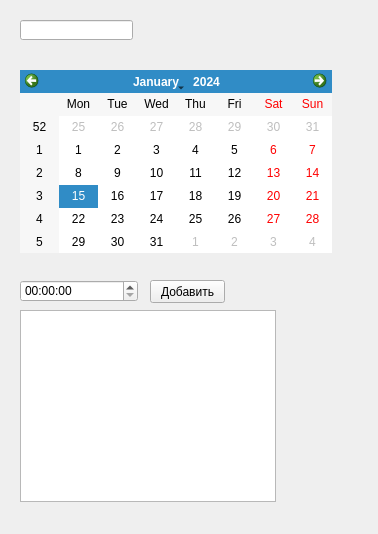
<?xml version="1.0" encoding="UTF-8"?>
<ui version="4.0">
 <class>Form</class>
 <widget class="QWidget" name="Form">
  <property name="geometry">
   <rect>
    <x>0</x>
    <y>0</y>
    <width>378</width>
    <height>534</height>
   </rect>
  </property>
  <property name="windowTitle">
   <string>Form</string>
  </property>
  <widget class="QPushButton" name="btn_add">
   <property name="geometry">
    <rect>
     <x>150</x>
     <y>280</y>
     <width>75</width>
     <height>23</height>
    </rect>
   </property>
   <property name="text">
    <string>Добавить</string>
   </property>
  </widget>
  <widget class="QTimeEdit" name="time_edit">
   <property name="geometry">
    <rect>
     <x>20</x>
     <y>280</y>
     <width>118</width>
     <height>22</height>
    </rect>
   </property>
  </widget>
  <widget class="QLineEdit" name="line_name">
   <property name="geometry">
    <rect>
     <x>20</x>
     <y>20</y>
     <width>113</width>
     <height>20</height>
    </rect>
   </property>
  </widget>
  <widget class="QListWidget" name="list_events">
   <property name="geometry">
    <rect>
     <x>20</x>
     <y>310</y>
     <width>256</width>
     <height>192</height>
    </rect>
   </property>
  </widget>
  <widget class="QCalendarWidget" name="calendar">
   <property name="geometry">
    <rect>
     <x>20</x>
     <y>70</y>
     <width>312</width>
     <height>183</height>
    </rect>
   </property>
  </widget>
 </widget>
 <resources/>
 <connections/>
</ui>
